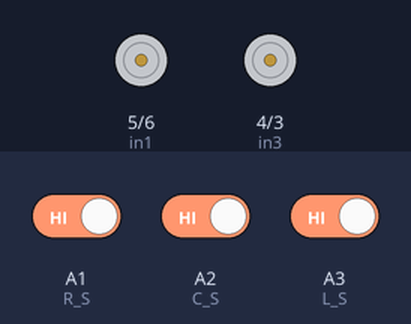
Bench run of a sketch on a simulated Arduino Uno, built with avr-gcc and run on an emulated ATmega328P. On the bench: motor-driver pin pairs drawn as motors (green arrow = first pin HIGH = forward, orange = second pin HIGH = backward, longer = more drive, scaled by the enable pin). The inputs (shaded band) are chosen by the test bench; at power-on: A1 (R_S) HIGH, A3 (L_S) HIGH, A2 (C_S) HIGH.

Above: at 2.2 s.
2.3 s: A1 (R_S) driven LOW
At 2.8 s:
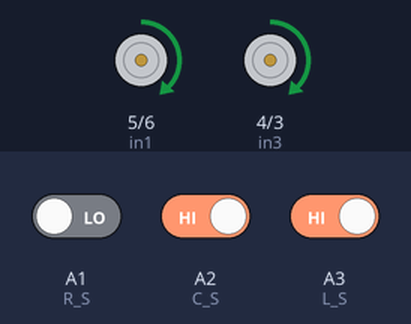
3.8 s: A3 (L_S) driven LOW
At 5.0 s:
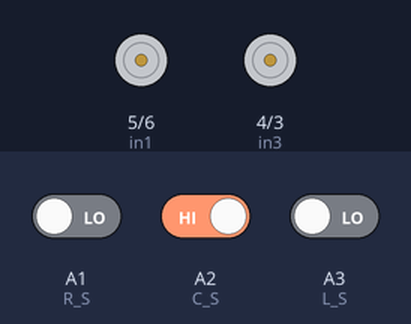
5.3 s: A2 (C_S) driven LOW
At 6.3 s:
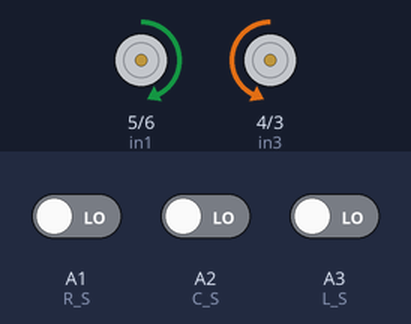
6.8 s: A1 (R_S) driven HIGH
At 7.4 s:
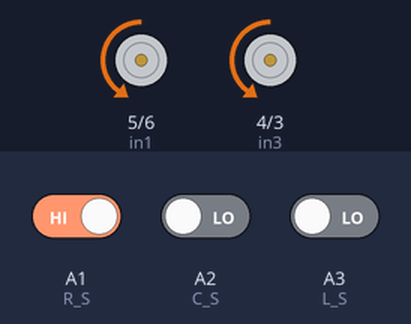
Timing chart, 0 to 9.3 s (numbered marks = the images above; inputs shaded):
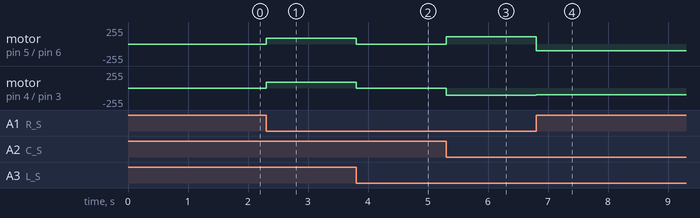

Measured:
- after the input at 2.3 s, motor on pin 5 (in1) / pin 6 (in2), motor on pin 4 (in3) / pin 3 (in4): stopped → forward 90/255 at once
- after the input at 3.8 s, motor on pin 5 (in1) / pin 6 (in2), motor on pin 4 (in3) / pin 3 (in4): forward 90/255 → stopped at once
- after the input at 5.3 s, motor on pin 5 (in1) / pin 6 (in2): stopped → forward 110/255 at once; motor on pin 4 (in3) / pin 3 (in4): stopped → backward 110/255 at once
- after the input at 6.8 s, motor on pin 5 (in1) / pin 6 (in2): forward 110/255 → backward 100/255 at once; motor on pin 4 (in3) / pin 3 (in4): backward 110/255 → backward 100/255 at once

The sketch:

Seguidor_de_linea___3_sensores___con_estados_logicos.ino
```cpp
#define enA 10 // Habilitar1 Pin L293 enA

#define in1 5 // Motor1 Pin L293 in1

#define in2 6 // Motor1 Pin L293 in2

#define in3 4 // Motor2 Pin L293 in3

#define in4 3 // Motor2 Pin L293 in4

#define enB 11 // Habilitar2 Pin L293 enB

#define R_S A1 // Sensor IR Derecho

#define C_S A2 // Sensor del centro

#define L_S A3 // Sensor IR Izquierdo

int velocidad = 110;

int estado = 0;

void setup() {

  pinMode(R_S, INPUT);

  pinMode(L_S, INPUT);

  pinMode(enA, OUTPUT);

  pinMode(in1, OUTPUT);

  pinMode(in2, OUTPUT);

  pinMode(in3, OUTPUT);

  pinMode(in4, OUTPUT);

  pinMode(enB, OUTPUT);

  delay(1000);

}

void loop() {
  /*


  if ((digitalRead(R_S) == 0) && (digitalRead(C_S) == 0) && (digitalRead(L_S) == 1) || estado == 4) {
    girarDerecha(10);
    estado = 4;
    //girarIzquierda();
  } // Si el sensor derecho está en blanco y el sensor izquierdo está en negro, llamará a la función girar a la izquierda


  */
  if ((digitalRead(R_S) == 0) && (digitalRead(L_S) == 0) && (digitalRead(C_S) == 0) || estado == 6) {
    adelante();
    estado = 6;
    //detener();
  } // Si el sensor derecho y el sensor izquierdo están en color negro, llamará a la función detener

    if ((digitalRead(R_S) == 0) && (digitalRead(C_S) == 1) && (digitalRead(L_S) == 0) || estado == 1) {
    detener();
    estado = 1;
    //adelante();
  } // Si el sensor derecho y el sensor izquierdo están en color blanco, llamará a la función adelante

  if ((digitalRead(R_S) == 0) && (digitalRead(C_S) == 1) && (digitalRead(L_S) == 1) || estado == 5) {
    //girarDerecha(20);
    estado = 5;
    girarIzquierda(20);
  }

  if ((digitalRead(R_S) == 0) && (digitalRead(C_S) == 0) && (digitalRead(L_S) == 1) || estado == 4) {
    //girarDerecha(10);
    estado = 4;
    girarIzquierda(10);
  } // Si el sensor derecho está en blanco y el sensor izquierdo está en negro, llamará a la función girar a la izquierda


  if ((digitalRead(R_S) == 1) && (digitalRead(C_S) == 0) && (digitalRead(L_S) == 0 || estado == 2)) {
    //girarIzquierda(10);
    estado = 2;
    girarDerecha(10);
  } // Si el sensor derecho está en negro y el sensor izquierdo está en blanco, llamará a la función girar a la derecha

  if ((digitalRead(R_S) == 1) && (digitalRead(C_S) == 1) && (digitalRead(L_S) == 0) || estado == 3) {
    //girarIzquierda(20);
    estado = 3;
    girarDerecha(20);
  }
}

void adelante() { // adelante

  digitalWrite(in1, HIGH); // Pin del motor derecho hacia adelante

  digitalWrite(in2, LOW); // Pin del motor derecho hacia atrás

  digitalWrite(in3, LOW); // Pin del motor izquierdo hacia atrás

  digitalWrite(in4, HIGH); // Pin del motor izquierdo hacia adelante

  analogWrite(enA, velocidad);

  analogWrite(enB, velocidad);
}

void girarDerecha(int factor) { // girar a la derecha

  digitalWrite(in1, LOW); // Pin del motor derecho hacia adelante

  digitalWrite(in2, HIGH); // Pin del motor derecho hacia atrás

  digitalWrite(in3, LOW); // Pin del motor izquierdo hacia atrás

  digitalWrite(in4, HIGH); // Pin del motor izquierdo hacia adelante

  analogWrite(enA, velocidad - factor);

  analogWrite(enB, velocidad - factor);

}

void girarIzquierda(int factor) { // girar a la izquierda

  digitalWrite(in1, HIGH); // Pin del motor derecho hacia adelante

  digitalWrite(in2, LOW); // Pin del motor derecho hacia atrás

  digitalWrite(in3, HIGH); // Pin del motor izquierdo hacia atrás

  digitalWrite(in4, LOW); // Pin del motor izquierdo hacia adelante

  analogWrite(enA, velocidad - factor);

  analogWrite(enB, velocidad - factor);

}

void detener() { // detener

  digitalWrite(in1, LOW); // Pin del motor derecho hacia adelante

  digitalWrite(in2, LOW); // Pin del motor derecho hacia atrás

  digitalWrite(in3, LOW); // Pin del motor izquierdo hacia atrás

  digitalWrite(in4, LOW); // Pin del motor izquierdo hacia adelante

  analogWrite(enA, velocidad);

  analogWrite(enB, velocidad);
}
```
